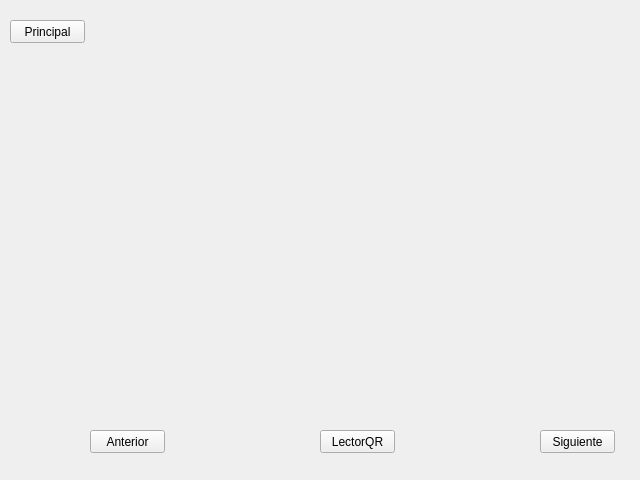
<?xml version="1.0" encoding="UTF-8"?>
<ui version="4.0">
 <class>MainWindow</class>
 <widget class="QMainWindow" name="MainWindow">
  <property name="geometry">
   <rect>
    <x>0</x>
    <y>0</y>
    <width>640</width>
    <height>480</height>
   </rect>
  </property>
  <property name="windowTitle">
   <string>AsignaturaSociales</string>
  </property>
  <widget class="QWidget" name="centralwidget">
   <widget class="QLabel" name="lblSociales">
    <property name="geometry">
     <rect>
      <x>90</x>
      <y>20</y>
      <width>521</width>
      <height>391</height>
     </rect>
    </property>
    <property name="frameShape">
     <enum>QFrame::NoFrame</enum>
    </property>
    <property name="frameShadow">
     <enum>QFrame::Plain</enum>
    </property>
    <property name="text">
     <string/>
    </property>
    <property name="scaledContents">
     <bool>true</bool>
    </property>
   </widget>
   <widget class="QPushButton" name="botonprin">
    <property name="geometry">
     <rect>
      <x>10</x>
      <y>20</y>
      <width>75</width>
      <height>23</height>
     </rect>
    </property>
    <property name="text">
     <string>Principal</string>
    </property>
    <property name="icon">
     <iconset>
      <normaloff>Iconos/descarga.png</normaloff>Iconos/descarga.png</iconset>
    </property>
   </widget>
   <widget class="QPushButton" name="banterior">
    <property name="geometry">
     <rect>
      <x>90</x>
      <y>430</y>
      <width>75</width>
      <height>23</height>
     </rect>
    </property>
    <property name="text">
     <string>Anterior</string>
    </property>
    <property name="icon">
     <iconset>
      <normaloff>Iconos/atras1.png</normaloff>Iconos/atras1.png</iconset>
    </property>
   </widget>
   <widget class="QPushButton" name="bsiguiente">
    <property name="geometry">
     <rect>
      <x>540</x>
      <y>430</y>
      <width>75</width>
      <height>23</height>
     </rect>
    </property>
    <property name="text">
     <string>Siguiente</string>
    </property>
    <property name="icon">
     <iconset>
      <normaloff>Iconos/adelante.png</normaloff>Iconos/adelante.png</iconset>
    </property>
   </widget>
   <widget class="QPushButton" name="returnqr">
    <property name="geometry">
     <rect>
      <x>320</x>
      <y>430</y>
      <width>75</width>
      <height>23</height>
     </rect>
    </property>
    <property name="text">
     <string>LectorQR</string>
    </property>
    <property name="icon">
     <iconset>
      <normaloff>Iconos/282207.png</normaloff>Iconos/282207.png</iconset>
    </property>
   </widget>
  </widget>
 </widget>
 <resources/>
 <connections/>
</ui>
